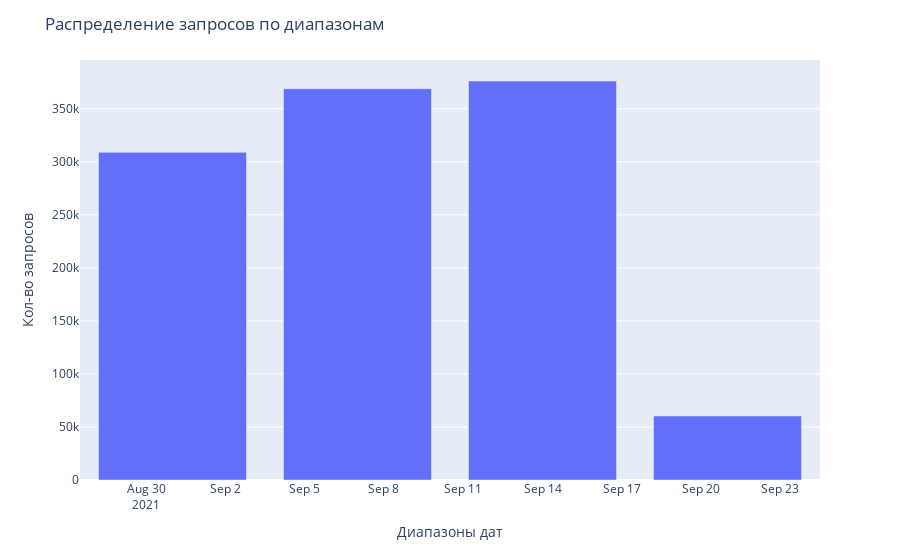

Source (notebook cell):
### Code cell
sql_count_by_week = sql_count_by_day.reset_index()
sql_count_by_week["query_date"] = pd.to_datetime(sql_count_by_week["query_date"])
sql_count_by_week = sql_count_by_week.groupby(pd.Grouper(key="query_date", freq="7D", label='left')).sum().reset_index()
display(sql_count_by_week.head(10))
figure_grouped = px.bar(sql_count_by_week, x="query_date", y="cnt_query")
figure_grouped.update_layout(
    xaxis_title="Диапазоны дат",
    yaxis_title="Кол-во запросов",
    title="Распределение запросов по диапазонам"
)
figure_grouped

### Figure 1 — Plotly figure (JSON) as saved in the notebook; plotly's stock layout.template omitted (floating-point values rounded to 4 significant figures)
{"data": [{"hovertemplate": "query_date=%{x}<br>cnt_query=%{y}<extra></extra>", "legendgroup": "", "marker": {"color": "#636efa", "pattern": {"shape": ""}}, "name": "", "orientation": "v", "showlegend": false, "textposition": "auto", "type": "bar", "x": ["2021-08-31T00:00:00.000000000", "2021-09-07T00:00:00.000000000", "2021-09-14T00:00:00.000000000", "2021-09-21T00:00:00.000000000"], "xaxis": "x", "y": [308896, 368940, 376176, 60353], "yaxis": "y"}], "layout": {"barmode": "relative", "legend": {"tracegroupgap": 0}, "margin": {"t": 60}, "title": {"text": "Распределение запросов по диапазонам"}, "xaxis": {"anchor": "y", "domain": [0, 1], "title": {"text": "Диапазоны дат"}}, "yaxis": {"anchor": "x", "domain": [0, 1], "title": {"text": "Кол-во запросов"}}}}
